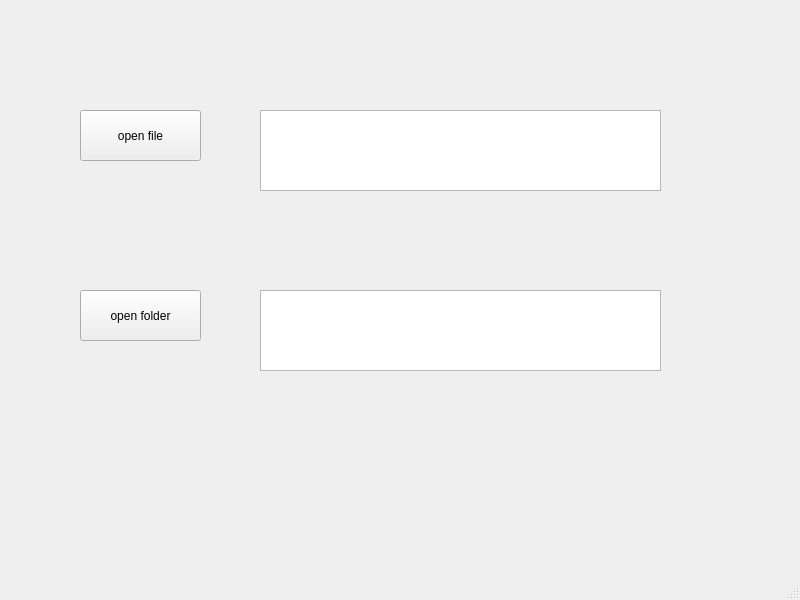
<?xml version="1.0" encoding="UTF-8"?>
<ui version="4.0">
 <class>MainWindow</class>
 <widget class="QMainWindow" name="MainWindow">
  <property name="geometry">
   <rect>
    <x>0</x>
    <y>0</y>
    <width>800</width>
    <height>600</height>
   </rect>
  </property>
  <property name="windowTitle">
   <string>MainWindow</string>
  </property>
  <widget class="QWidget" name="centralwidget">
   <widget class="QPushButton" name="openFile">
    <property name="geometry">
     <rect>
      <x>80</x>
      <y>110</y>
      <width>121</width>
      <height>51</height>
     </rect>
    </property>
    <property name="text">
     <string>open file</string>
    </property>
   </widget>
   <widget class="QPushButton" name="openFolder">
    <property name="geometry">
     <rect>
      <x>80</x>
      <y>290</y>
      <width>121</width>
      <height>51</height>
     </rect>
    </property>
    <property name="text">
     <string>open folder</string>
    </property>
   </widget>
   <widget class="QTextEdit" name="fileText">
    <property name="geometry">
     <rect>
      <x>260</x>
      <y>110</y>
      <width>401</width>
      <height>81</height>
     </rect>
    </property>
   </widget>
   <widget class="QTextEdit" name="folderText">
    <property name="geometry">
     <rect>
      <x>260</x>
      <y>290</y>
      <width>401</width>
      <height>81</height>
     </rect>
    </property>
   </widget>
  </widget>
  <widget class="QMenuBar" name="menubar">
   <property name="geometry">
    <rect>
     <x>0</x>
     <y>0</y>
     <width>800</width>
     <height>25</height>
    </rect>
   </property>
  </widget>
  <widget class="QStatusBar" name="statusbar"/>
 </widget>
 <resources/>
 <connections/>
</ui>
